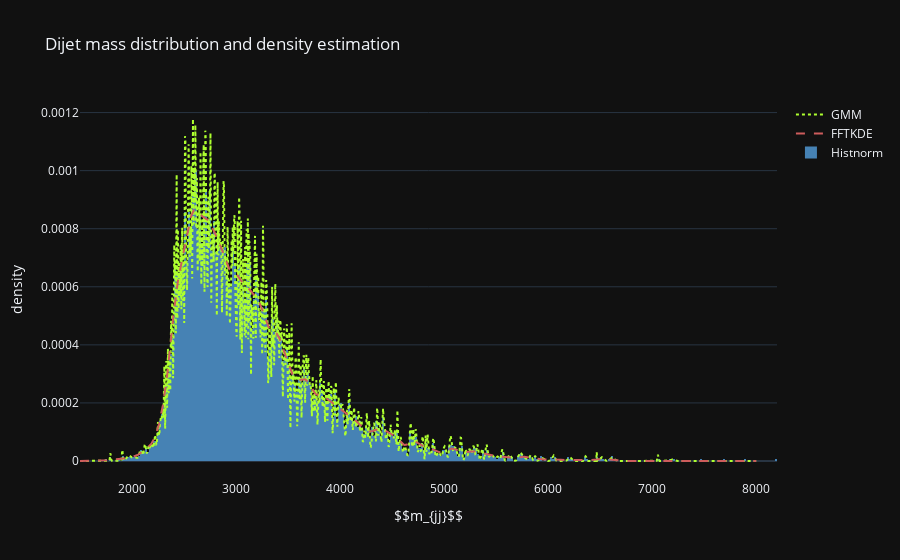

Here is the notebook cell this chart was saved with:
### Code cell
fig = go.Figure()
fig.add_trace(go.Scatter(x=x_ref, y=y_gmm, mode='lines', name='GMM',
                         line={'color': 'greenyellow', 'width': 2, 'dash': 'dot'}))
fig.add_trace(go.Scatter(x=x_ref, y=y_kde, mode='lines', name='FFTKDE',
                         line={'color': 'indianred', 'width': 2, 'dash': 'dash'}))
fig.add_trace(go.Histogram(x=dataset["mjj_train"].ravel(), nbinsx=600, histnorm='probability density', 
                           marker_color='steelblue', name='Histnorm'))
fig.update_layout(
    title_text='Dijet mass distribution and density estimation',
    xaxis_title_text=r'$$m_{jj}$$',
    yaxis_title_text=r'density',
)
fig.show('vscode')

### Figure 1 — Plotly figure (JSON) as saved in the notebook; plotly's stock layout.template omitted (floating-point values rounded to 4 significant figures; data arrays with more than 128 entries replaced by an {"elided": "..."} marker saying what was removed)
{"data": [{"line": {"color": "greenyellow", "dash": "dot", "width": 2}, "mode": "lines", "name": "GMM", "type": "scatter", "x": {"elided": "1701 float values"}, "y": {"elided": "1701 float values"}}, {"line": {"color": "indianred", "dash": "dash", "width": 2}, "mode": "lines", "name": "FFTKDE", "type": "scatter", "x": {"elided": "1701 float values"}, "y": {"elided": "1701 float values"}}, {"histnorm": "probability density", "marker": {"color": "steelblue"}, "name": "Histnorm", "nbinsx": 600, "type": "histogram", "x": {"elided": "8000 float values"}}], "layout": {"title": {"text": "Dijet mass distribution and density estimation"}, "xaxis": {"title": {"text": "$$m_{jj}$$"}}, "yaxis": {"title": {"text": "density"}}}}
